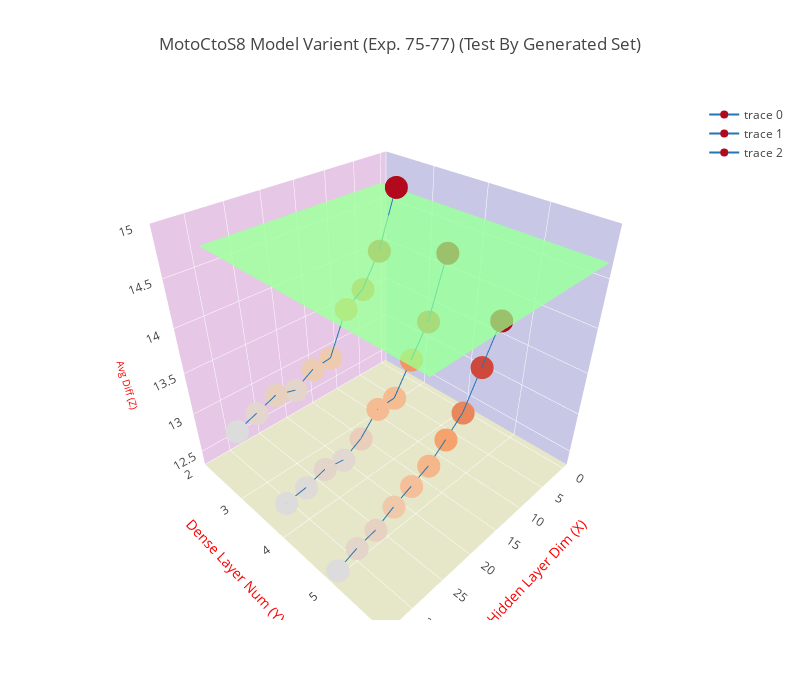

Notebook cell for this chart:
### Code cell
trace = go.Scatter3d(
    x=x1, y=y1, z=z1,
    marker=dict(
        size=8,
        color=z1
    ),
    line=dict(
        color='#1f77b4',
        width=2
    )
)

trace2 = go.Scatter3d(
    x=x2, y=y2, z=z2,
    marker=dict(
        size=8,
        color=z2
    ),
    line=dict(
        color='#1f77b4',
        width=2
    )
)

trace3 = go.Scatter3d(
    x=x3, y=y3, z=z3,
    marker=dict(
        size=8,
        color=z3
    ),
    line=dict(
        color='#1f77b4',
        width=2
    )
)

trace4 = go.Surface(
    z=polyfit_list,
    opacity=0.7,
    colorscale='Jet',
    showscale=False
)

data = [trace, trace2, trace3, trace4]
layout = go.Layout(
    width=800,
    height=700,
    title= title,
    scene=dict(
        xaxis=dict(
            title='Hidden Layer Dim (X)',
            titlefont=dict(
                size=14,
                color='#ff0000'
            ),
            gridcolor='rgb(255, 255, 255)',
            zerolinecolor='rgb(255, 255, 255)',
            showbackground=True,
            backgroundcolor='rgb(200, 200, 230)'
        ),
        yaxis=dict(
            nticks = 5,
            range = [2, 6],
            title='Dense Layer Num (Y)',
            titlefont=dict(
                size=14,
                color='#ff0000'
            ),
            gridcolor='rgb(255, 255, 255)',
            zerolinecolor='rgb(255, 255, 255)',
            showbackground=True,
            backgroundcolor='rgb(230, 200, 230)'
        ),
        zaxis=dict(
            title='Avg Diff (Z)',
            titlefont=dict(
                size=10,
                color='#ff0000'
            ),
            gridcolor='rgb(255, 255, 255)',
            zerolinecolor='rgb(255, 255, 255)',
            showbackground=True,
            backgroundcolor='rgb(230, 230, 200)'
        ),
    )
)

fig = go.Figure(data=data, layout=layout)
plotly.offline.iplot(fig)

### Figure 1 — Plotly figure (JSON) as saved in the notebook; plotly's stock layout.template omitted (floating-point values rounded to 4 significant figures; data arrays with more than 128 entries replaced by an {"elided": "..."} marker saying what was removed)
{"data": [{"line": {"color": "#1f77b4", "width": 2}, "marker": {"color": [14.92, 14.34, 14.0, 13.87, 13.4, 13.38, 13.25, 13.31, 13.23, 13.15], "size": 8}, "type": "scatter3d", "uid": "8eb635be-e070-11e8-bcea-001a7dda7111", "x": [6, 9, 12, 15, 18, 21, 24, 27, 30, 33], "y": [3, 3, 3, 3, 3, 3, 3, 3, 3, 3], "z": [14.92, 14.34, 14.0, 13.87, 13.4, 13.38, 13.25, 13.31, 13.23, 13.15]}, {"line": {"color": "#1f77b4", "width": 2}, "marker": {"color": [14.47, 13.82, 13.48, 13.14, 13.13, 12.9, 12.77, 12.81, 12.74, 12.71], "size": 8}, "type": "scatter3d", "uid": "8eb635bf-e070-11e8-aff2-001a7dda7111", "x": [6, 9, 12, 15, 18, 21, 24, 27, 30, 33], "y": [4, 4, 4, 4, 4, 4, 4, 4, 4, 4], "z": [14.47, 13.82, 13.48, 13.14, 13.13, 12.9, 12.77, 12.81, 12.74, 12.71]}, {"line": {"color": "#1f77b4", "width": 2}, "marker": {"color": [14.03, 13.62, 13.21, 13.02, 12.84, 12.74, 12.65, 12.53, 12.48, 12.39], "size": 8}, "type": "scatter3d", "uid": "8eb635c0-e070-11e8-afa0-001a7dda7111", "x": [6, 9, 12, 15, 18, 21, 24, 27, 30, 33], "y": [5, 5, 5, 5, 5, 5, 5, 5, 5, 5], "z": [14.03, 13.62, 13.21, 13.02, 12.84, 12.74, 12.65, 12.53, 12.48, 12.39]}, {"colorscale": "Jet", "opacity": 0.7, "showscale": false, "type": "surface", "uid": "8eb635c1-e070-11e8-9723-001a7dda7111", "z": {"elided": "7x30 float values"}}], "layout": {"height": 700, "scene": {"xaxis": {"backgroundcolor": "rgb(200, 200, 230)", "gridcolor": "rgb(255, 255, 255)", "showbackground": true, "title": "Hidden Layer Dim (X)", "titlefont": {"color": "#ff0000", "size": 14}, "zerolinecolor": "rgb(255, 255, 255)"}, "yaxis": {"backgroundcolor": "rgb(230, 200, 230)", "gridcolor": "rgb(255, 255, 255)", "nticks": 5, "range": [2, 6], "showbackground": true, "title": "Dense Layer Num (Y)", "titlefont": {"color": "#ff0000", "size": 14}, "zerolinecolor": "rgb(255, 255, 255)"}, "zaxis": {"backgroundcolor": "rgb(230, 230, 200)", "gridcolor": "rgb(255, 255, 255)", "showbackground": true, "title": "Avg Diff (Z)", "titlefont": {"color": "#ff0000", "size": 10}, "zerolinecolor": "rgb(255, 255, 255)"}}, "title": "MotoCtoS8 Model Varient (Exp. 75-77) (Test By Generated Set)", "width": 800}}
